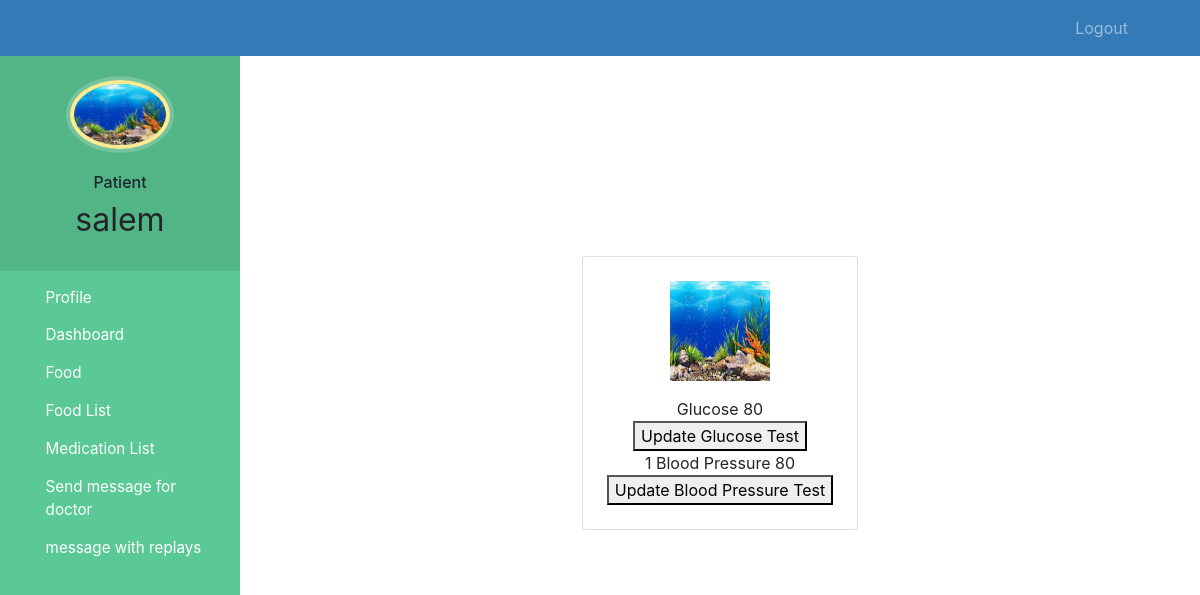
/profile/ (signed in), run on an earlier commit of the app's database.
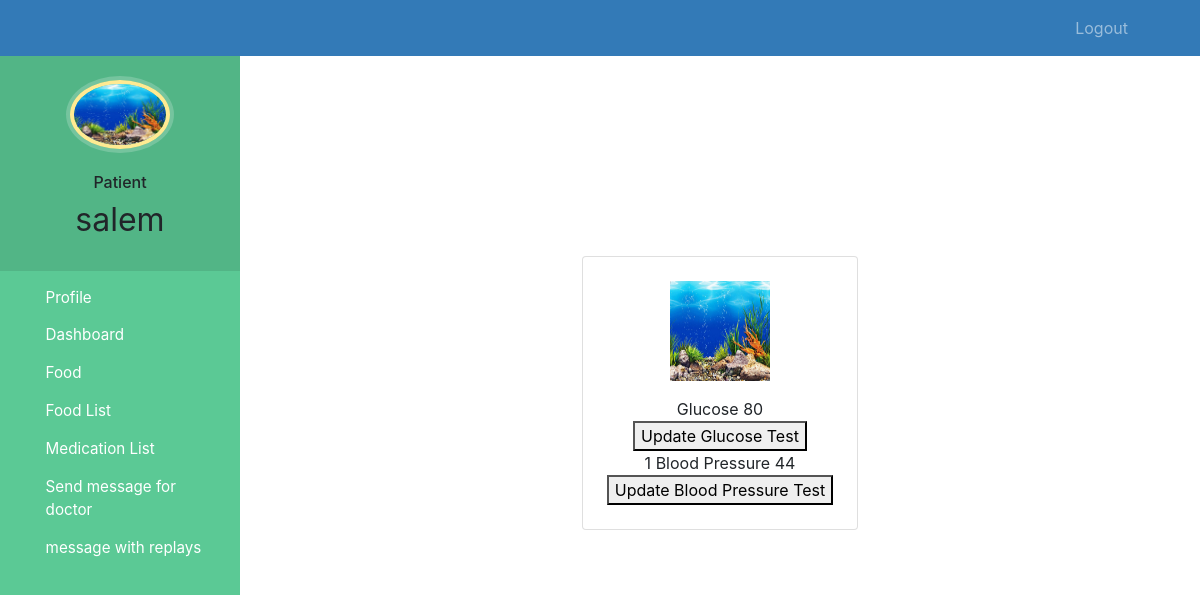
And on a later commit of the database.
### track/models.py (models this page shows, shortened)
class Patient(models.Model):
    user=models.OneToOneField(User,on_delete=models.CASCADE)
    address = models.CharField(max_length=40)
    gender = models.IntegerField(choices=GENDER_CHOICES)
    age = models.IntegerField(default=15)
    symptoms = models.CharField(max_length=100,null=True)
    assignedDoctorId = models.PositiveIntegerField(null=True)
    profile_pic = models.ImageField(upload_to='profile_pic/PatientProfilePic/', null=True, blank=True)
    admitDate=models.DateField(auto_now=True)
    status=models.BooleanField(default=False)
    Urine_surgery=models.CharField(max_length=1000,default='u')
    Blood_Pressure=models.IntegerField(default=80)
    Glucose=models.IntegerField(default=80)
    Fats=models.IntegerField(default=20)
    Cholesterol=models.IntegerField(default=150)
    Liver_function=models.IntegerField(default=55)
    Kidney_function=models.IntegerField(default=60)
    ECG = models.IntegerField(default=70)
    food_list = models.ManyToManyField(Food)
    feedbacks = models.ManyToManyField(Feedback)
    medication_dosages = models.ManyToManyField(Medication)

### track/views.py (the view)
# urls.py: path('profile/', views.profile, name='users-profile'),
def profile(request):
    mydict = {}
    user = models.User.objects.get(pk=request.user.pk)
    for i in models.Patient.objects.all():
        if i.user.id == user.id:
            mydict['user'] = i
    return render(request, 'profile.html', mydict)

### templates/profile.html (shortened to what this page needs)
{% extends 'patient_base.html' %}
{% load static %}
{% block content %}
<br><br><br><br><br><br><br>
<div class="container mt-4 mb-4 p-3 d-flex justify-content-center">
    <div class="card p-4">
        <div class=" image d-flex flex-column justify-content-center align-items-center"><img src="{% static  user.profile_pic.url %}" height="100" width="100" /></button>
            <td>Glucose  {{user.Glucose}}<a href="{% url 'update-Glucose' request.user.pk  %}"><button style="float: right">Update Glucose Test</button></a></td>
1
        <td>Blood Pressure  {{user.Blood_Pressure}}<a href="{% url 'update-BloodPressure' request.user.pk  %}"><button style="float: right">Update Blood Pressure Test</button></a></td>
    </div>
</div>
{% endblock content %}

### templates/patient_base.html (shortened to what this page needs)
<!DOCTYPE html>
{% load static %}
<html lang="en">
<head>
  <link rel="stylesheet" href="https://stackpath.bootstrapcdn.com/bootstrap/4.3.1/css/bootstrap.min.css">
  <link rel="stylesheet" href="https://maxcdn.bootstrapcdn.com/font-awesome/4.7.0/css/font-awesome.min.css">
</head>
<body>
  <nav class="menu" tabindex="0">
    <header class="avatar">
      <br><br>
      <img src="{% static user.profile_pic.url %}" alt="Profile Pic" />
      <br><br>
      <h6>Patient</h6>
      <h2>{{request.user.first_name}}</h2>
    </header>
    <ul>
      <li tabindex="0" class="icon-profile"> <a style="color:white; text-decoration:none;" href="/profile"><span>Profile</span></a> </li>
      <li tabindex="0" class="icon-dashboard"> <a style="color:white; text-decoration:none;" href="/patient-dashboard"><span>Dashboard</span></a> </li>
            <li tabindex="0" class="icon-calendar"> <a style="color:white; text-decoration:none;" href="patient-view-food"><span>Food</span></a></li>
      <li tabindex="0" class="icon-dashboard"> <a style="color:white; text-decoration:none;" href="/show-food-list"><span>Food List</span></a> </li>
            <li tabindex="0" class="icon-food"> <a style="color:white; text-decoration:none;" href="/show-medication-list"><span>Medication List</span></a> </li>
      <li tabindex="0" class="icon-dashboard"> <a style="color:white; text-decoration:none;" href="patient-feedback"><span>Send message for doctor</span></a> </li>
      <li tabindex="0" class="icon-dashboard"> <a style="color:white; text-decoration:none;" href="patient-replays"><span>message with replays</span></a> </li>
    </ul>
  </nav>
  <main>
    <div class="bs-example">
      <nav class="navbar navbar-expand-md  navbar-dark fixed-top" style="background:#337AB7;">
        <div class="collapse navbar-collapse justify-content-between" id="navbarCollapse">
          <div class="navbar-nav" style=" margin-left: 90%;">
            <a href="/logout" class="nav-item nav-link" >Logout </a>
          </div>
        </div>
      </nav>
    </div>
    <br><br>
    {% block content %}
    {% endblock content %}
    <br><br><br><br><br><br><br>
  </main>
</body>
</html>

### templates/patient_base.html (style rules this page uses)
a:link { text-decoration: none; }
a { color: white; }
body { padding-left: 240px; }
main { position: relative; height: 100vh; }
.menu { background: #5bc995; height: 100vh; width: 240px; position: fixed; top: 0px; left: 0; z-index: 5; outline: none; }
.menu .avatar { background: rgba(0, 0, 0, 0.1); padding: 2em 0.5em; text-align: center; }
.menu .avatar img { width: 100px; border-radius: 50%; overflow: hidden; border: 4px solid #ffea92; box-shadow: 0 0 0 4px rgba(255, 255, 255, 0.2); }
.menu .avatar h2 { font-weight: normal; margin-bottom: 0; }
.menu ul { list-style: none; padding: 0.5em 0; margin: 0; }
.menu ul li { padding: 0.5em 1em 0.5em 3em; font-size: 0.95em; font-weight: regular; background-repeat: no-repeat; background-position: left 15px center; background-size: auto 20px; transition: all 0.15s linear; cursor: pointer; }
.menu ul li.icon-dashboard { background-image: url("http://www.entypo.com/images//gauge.svg"); }
.menu ul li.icon-calendar { background-image: url("http://www.entypo.com/images//calendar.svg"); }

What changed in the data, as far as the page shows it:
changed Patient: Blood_Pressure "80" → "44"
